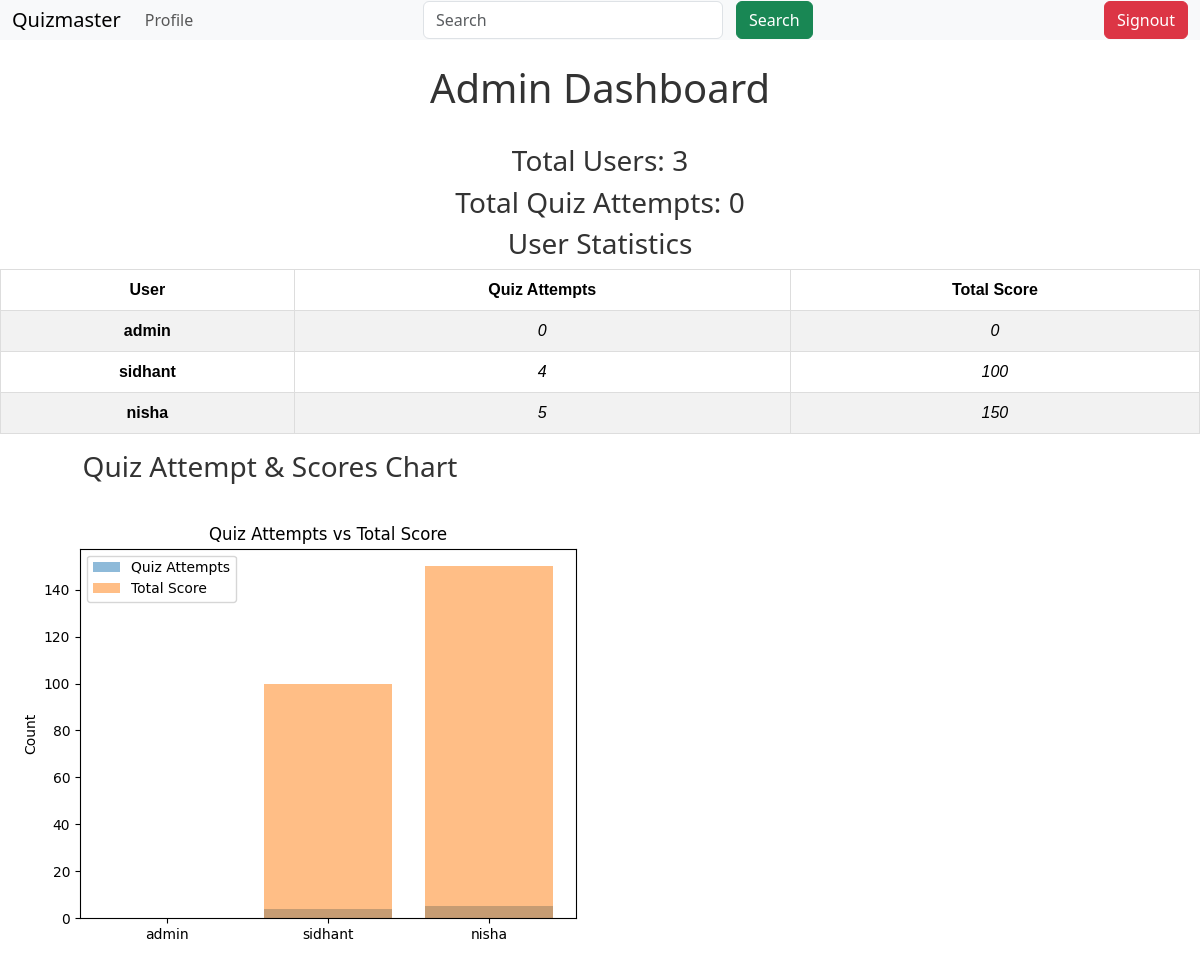
The app's page /dashboard (signed in) with its own data.
### models/models.py (models this page shows, shortened)
class User(db.Model):
    __tablename__ = "users"
    id = db.Column(db.Integer, primary_key=True)
    user_name=db.Column(db.String(30),unique=True,nullable=False)
    email = db.Column(db.String(50), nullable=False, unique=True)
    _password = db.Column("password", db.String(255), nullable=False)  # Store the hashed password here
    fullname = db.Column(db.String(80))
    qualification = db.Column(db.String(100))
    dob = db.Column(db.Date)
    isadmin = db.Column(db.Boolean, nullable=False, default=False)
    scores = db.relationship('Scores', back_populates='user', cascade="all, delete-orphan")
    @property
    def password(self):
        raise AttributeError('Password is not a readable attribute')
    @password.setter
    def password(self, password):
        self._password = generate_password_hash(password)  # Hash the password and store it in _password

### controllers/routes.py (the view)
@app.route('/dashboard')
@authcheck
@admin_required
def dashboard():
    user_count = User.query.count()
    users = User.query.all()
    quiz_attempts = {}
    scores = {}
    for user in users:
        quiz_attempts[user.id] = Scores.query.filter_by(user_id=user.id).count()
        total_score = db.session.query(db.func.sum(Scores.total_score)).filter_by(user_id=user.id).scalar() or 0
        scores[user.id] = total_score
    fig, ax = plt.subplots()
    user_names = [user.user_name for user in users]  # Assuming 'user_name' is the correct attribute
    attempt_counts = [quiz_attempts[user.id] for user in users]
    score_totals = [scores[user.id] for user in users]
    ax.bar(user_names, attempt_counts, label='Quiz Attempts', alpha=0.5)
    ax.bar(user_names, score_totals, label='Total Score', alpha=0.5)
    ax.set_ylabel('Count')
    ax.set_title('Quiz Attempts vs Total Score')
    ax.legend()
    img_path = os.path.join(current_app.static_folder, 'admin_dashboard_chart.png')
    fig.savefig(img_path)
    plt.close(fig)
    data = {
        'user_count': user_count,
        'quiz_attempts': quiz_attempts,
        'scores': scores
    }
    return render_template('dashboard.html', data=data, users=users)

### controllers/routes.py (called while the page is built)
def authcheck(func):
    @wraps(func)
    def wrapper(*args, **kwargs):
        if 'user_id' not in session:
            flash('Please login to access this page')
            return redirect(url_for('login'))
        return func(*args, **kwargs)
    return wrapper

def admin_required(func):
    @wraps(func)
    def inner(*args,**kwargs):
        if 'user_id' not in session:
            flash('you need to login first')
            return redirect(url_for(login))
        user=User.query.get(session['user_id'])
        if not user.isadmin:
            flash ('You are not authorized to view this page','danger')
            return redirect(url_for('home'))
        return func(*args,**kwargs)
    return inner

### templates/dashboard.html (shortened to what this page needs)
{% extends "layout.html" %}
{% block content %}
{% include 'navbar.html' %}
<br>
    <h1>Admin Dashboard</h1>
    <br>
    <div>
        <h3>Total Users: {{ data['user_count'] }}</h3>
        <h3>Total Quiz Attempts:
            {% set total_attempts = 0 %}
            {% for user in users %}
                {% set total_attempts = total_attempts + data['quiz_attempts'][user.id] %}
            {% endfor %}
            {{ total_attempts }}
        </h3>
    </div>
    <div>
        <h3>User Statistics</h3>
        <table class="table table-striped">
            <thead>
                <tr>
                    <th>User</th>
                    <th>Quiz Attempts</th>
                    <th>Total Score</th>
                </tr>
            </thead>
            <tbody>
                {% for user in users %}
                    <tr>
                        <td class="user-name">{{ user.user_name }}</td>
                        <td class="quiz-attempts">{{ data['quiz_attempts'][user.id] }}</td>
                        <td class="total-score">{{ data['scores'][user.id] }}</td>
                    </tr>
                {% endfor %}
            </tbody>
        </table>
    </div>
    <div class="chart-section">
        <h3>Quiz Attempt & Scores Chart</h3>
        <img src="{{ url_for('static', filename='admin_dashboard_chart.png') }}" alt="Chart">
    </div>
{% endblock %}

### records on screen
User: user_name "admin", data "0"
User: user_name "sidhant", data "4", data "100"
User: user_name "nisha", data "5", data "150"

### other values on screen
{{ data['user_count'] }} "3"
{{ total_attempts }} "0"
